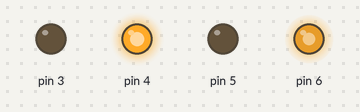
A sketch run on a simulated Arduino Uno, built with avr-gcc and run on an emulated ATmega328P. On the bench: output pins drawn as LEDs (lit = HIGH).

Above: at 1.05 s.
At 5.25 s:
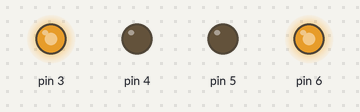
At 10.25 s:
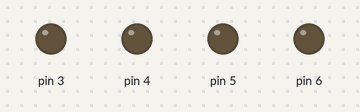
Timing chart, 0 to 13.1 s (numbered marks = the images above):
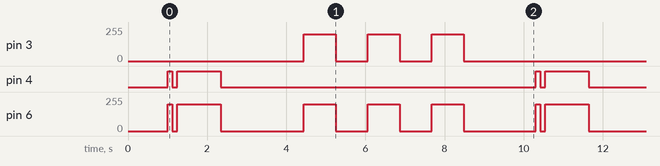

Measured:
- by itself, pin 3: repeats every 9.3 s: 2 × (0/255 0.81 s, 200/255 0.81 s), 0/255 5.3 s, 200/255 0.81 s
- by itself, pin 4: repeats every 9.3 s: LOW 0.12 s, HIGH 1.1 s, LOW 8.0 s, HIGH 0.12 s
- by itself, pin 6: repeats every 9.3 s: 0/255 0.12 s, 200/255 1.1 s, 0/255 2.1 s, 2 × (200/255 0.81 s, 0/255 0.81 s), 200/255 0.81 s, 0/255 1.8 s, 200/255 0.12 s

The sketch:

motor_test_analog.ino
```cpp
int drive[] = {0,0,0,0,50}; // h bridge, delay


void setup() {
   // usb baudrate
  Serial.begin(9600);

  delay(1000); // delay for process to finish

  // set up motors
  pinMode(3, OUTPUT);
  pinMode(4, OUTPUT);
  pinMode(5, OUTPUT);
  pinMode(6, OUTPUT);
}

void updateMotor(int drive[]){
  if((drive[0] && drive[1]) || (drive[2] && drive[3])) { return;} // if mistake

  // if ture, go to speed 100 on that pin
  analogWrite(3, drive[0] * 200);
  analogWrite(4, drive[1] * 200);
  analogWrite(5, drive[2] * 200);
  analogWrite(6, drive[3] * 200);

  delay(drive[4]);
}


void turnRight(){
  for (int i=0; i<3; i++)
  {
    //             F B F B
    //int drive[] = {1,0,0,1,100};
    drive[0] = 1; drive[1] = 0; drive[2] = 0; drive[3] = 1; drive[4] = 800;
    updateMotor(drive); // turn robot
    delay(10);

    drive[0] = 0; drive[1] = 0; drive[2] = 0; drive[3] = 0;
    updateMotor(drive); // stop motors
    delay(10);
  }
}

void moveForwards(){
  drive[0] = 0; drive[1] = 1; drive[2] = 0; drive[3] = 1; drive[4] = 100;
  updateMotor(drive); // turn robot
  delay(20);
  // stop
  drive[0] = 0; drive[1] = 0; drive[2] = 0; drive[3] = 0;
  updateMotor(drive); // stop motors
  delay(20);

  // move forwards
  // B F B F
  drive[0] = 0; drive[1] = 1; drive[2] = 0; drive[3] = 1; drive[4] = 1000;
  updateMotor(drive); // turn robot
  delay(100);

  // stop
  drive[0] = 0; drive[1] = 0; drive[2] = 0; drive[3] = 0;
  updateMotor(drive); // stop motors
  delay(100);
}


void loop() {
  moveForwards();
  delay(1000);


  turnRight();
  delay(1000);

}
```
